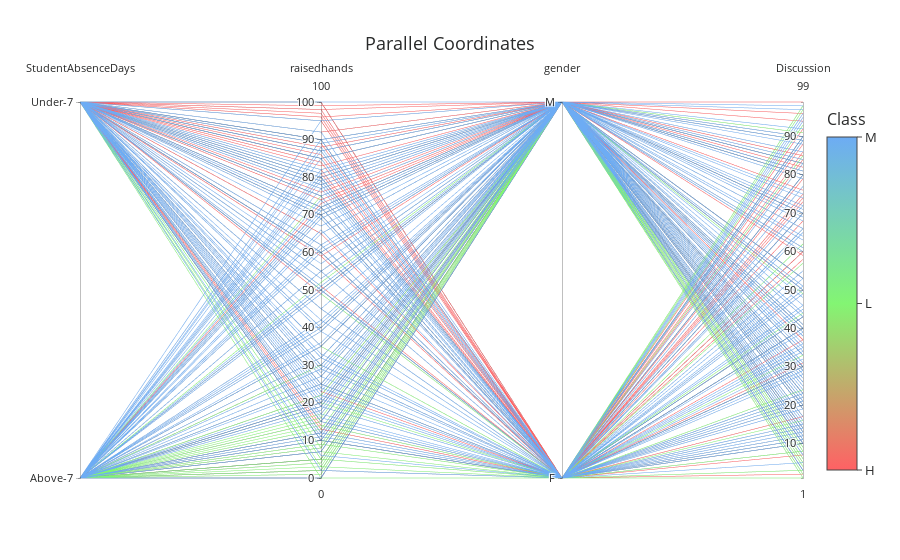

Write notebook code for a chart like this one.
### Code cell
ParallelCoordinates()

### Figure 1 — Plotly figure (JSON) as saved in the notebook; plotly's stock layout.template omitted (floating-point values rounded to 4 significant figures; data arrays with more than 128 entries replaced by an {"elided": "..."} marker saying what was removed)
{"data": [{"dimensions": [{"label": "StudentAbsenceDays", "range": [0, 1], "ticktext": ["Above-7", "Under-7"], "tickvals": [0, 1], "values": {"elided": "480 int values"}}, {"label": "raisedhands", "range": [0, 100], "values": {"elided": "480 int values"}}, {"label": "gender", "range": [0, 1], "ticktext": ["F", "M"], "tickvals": [0, 1], "values": {"elided": "480 int values"}}, {"label": "Discussion", "range": [1, 99], "values": {"elided": "480 int values"}}], "line": {"color": {"elided": "480 int values"}, "colorbar": {"ticks": "outside", "ticktext": ["H", "L", "M"], "tickvals": [0, 1, 2], "title": "Class"}, "colorscale": [[0, "rgb(255,97,100)"], [0.5, "rgb(131,245,115)"], [1, "rgb(109,172,244)"]], "showscale": true}, "type": "parcoords"}], "layout": {"font": {"color": "#292A2A", "size": 13}, "title": "Parallel Coordinates"}}
